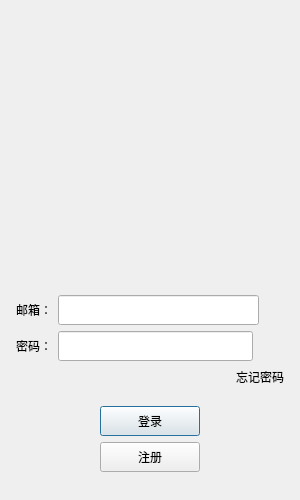
<?xml version="1.0" encoding="UTF-8"?>
<ui version="4.0">
 <class>LoginDialog</class>
 <widget class="QDialog" name="LoginDialog">
  <property name="geometry">
   <rect>
    <x>0</x>
    <y>0</y>
    <width>300</width>
    <height>500</height>
   </rect>
  </property>
  <property name="minimumSize">
   <size>
    <width>300</width>
    <height>500</height>
   </size>
  </property>
  <property name="maximumSize">
   <size>
    <width>300</width>
    <height>500</height>
   </size>
  </property>
  <property name="windowTitle">
   <string>Dialog</string>
  </property>
  <layout class="QVBoxLayout" name="verticalLayout_3">
   <item>
    <layout class="QVBoxLayout" name="verticalLayout_2">
     <property name="leftMargin">
      <number>5</number>
     </property>
     <property name="topMargin">
      <number>5</number>
     </property>
     <property name="rightMargin">
      <number>5</number>
     </property>
     <property name="bottomMargin">
      <number>5</number>
     </property>
     <item>
      <widget class="QLabel" name="err_tip">
       <property name="minimumSize">
        <size>
         <width>0</width>
         <height>25</height>
        </size>
       </property>
       <property name="maximumSize">
        <size>
         <width>16777215</width>
         <height>25</height>
        </size>
       </property>
       <property name="text">
        <string/>
       </property>
       <property name="alignment">
        <set>Qt::AlignCenter</set>
       </property>
      </widget>
     </item>
     <item>
      <widget class="QWidget" name="head_widget" native="true">
       <property name="minimumSize">
        <size>
         <width>200</width>
         <height>230</height>
        </size>
       </property>
       <layout class="QGridLayout" name="gridLayout">
        <item row="1" column="0">
         <widget class="QLabel" name="head_label">
          <property name="minimumSize">
           <size>
            <width>200</width>
            <height>200</height>
           </size>
          </property>
          <property name="maximumSize">
           <size>
            <width>200</width>
            <height>200</height>
           </size>
          </property>
          <property name="text">
           <string/>
          </property>
         </widget>
        </item>
       </layout>
      </widget>
     </item>
     <item>
      <spacer name="verticalSpacer_3">
       <property name="orientation">
        <enum>Qt::Vertical</enum>
       </property>
       <property name="sizeHint" stdset="0">
        <size>
         <width>20</width>
         <height>40</height>
        </size>
       </property>
      </spacer>
     </item>
     <item>
      <layout class="QHBoxLayout" name="horizontalLayout_2">
       <item>
        <widget class="QLabel" name="email_lb">
         <property name="minimumSize">
          <size>
           <width>0</width>
           <height>25</height>
          </size>
         </property>
         <property name="maximumSize">
          <size>
           <width>16777215</width>
           <height>25</height>
          </size>
         </property>
         <property name="text">
          <string>邮箱：</string>
         </property>
        </widget>
       </item>
       <item>
        <widget class="QLineEdit" name="email_edit">
         <property name="minimumSize">
          <size>
           <width>0</width>
           <height>30</height>
          </size>
         </property>
         <property name="maximumSize">
          <size>
           <width>16777215</width>
           <height>30</height>
          </size>
         </property>
        </widget>
       </item>
       <item>
        <spacer name="horizontalSpacer_6">
         <property name="orientation">
          <enum>Qt::Horizontal</enum>
         </property>
         <property name="sizeType">
          <enum>QSizePolicy::Fixed</enum>
         </property>
         <property name="sizeHint" stdset="0">
          <size>
           <width>25</width>
           <height>20</height>
          </size>
         </property>
        </spacer>
       </item>
      </layout>
     </item>
     <item>
      <layout class="QHBoxLayout" name="horizontalLayout_3">
       <item>
        <widget class="QLabel" name="pass_label">
         <property name="minimumSize">
          <size>
           <width>0</width>
           <height>25</height>
          </size>
         </property>
         <property name="maximumSize">
          <size>
           <width>16777215</width>
           <height>25</height>
          </size>
         </property>
         <property name="text">
          <string>密码：</string>
         </property>
        </widget>
       </item>
       <item>
        <widget class="QLineEdit" name="pass_edit">
         <property name="minimumSize">
          <size>
           <width>0</width>
           <height>30</height>
          </size>
         </property>
         <property name="maximumSize">
          <size>
           <width>16777215</width>
           <height>30</height>
          </size>
         </property>
        </widget>
       </item>
       <item>
        <widget class="ClickedLabel" name="pass_visible">
         <property name="minimumSize">
          <size>
           <width>25</width>
           <height>25</height>
          </size>
         </property>
         <property name="maximumSize">
          <size>
           <width>25</width>
           <height>25</height>
          </size>
         </property>
         <property name="text">
          <string/>
         </property>
        </widget>
       </item>
      </layout>
     </item>
     <item>
      <layout class="QHBoxLayout" name="horizontalLayout_4">
       <item>
        <spacer name="horizontalSpacer">
         <property name="orientation">
          <enum>Qt::Horizontal</enum>
         </property>
         <property name="sizeHint" stdset="0">
          <size>
           <width>40</width>
           <height>20</height>
          </size>
         </property>
        </spacer>
       </item>
       <item>
        <widget class="ClickedLabel" name="forget_label">
         <property name="text">
          <string>忘记密码</string>
         </property>
        </widget>
       </item>
      </layout>
     </item>
     <item>
      <spacer name="verticalSpacer_2">
       <property name="orientation">
        <enum>Qt::Vertical</enum>
       </property>
       <property name="sizeHint" stdset="0">
        <size>
         <width>20</width>
         <height>40</height>
        </size>
       </property>
      </spacer>
     </item>
     <item>
      <layout class="QHBoxLayout" name="horizontalLayout_5">
       <item>
        <spacer name="horizontalSpacer_2">
         <property name="orientation">
          <enum>Qt::Horizontal</enum>
         </property>
         <property name="sizeHint" stdset="0">
          <size>
           <width>40</width>
           <height>20</height>
          </size>
         </property>
        </spacer>
       </item>
       <item>
        <widget class="QPushButton" name="login_btn">
         <property name="minimumSize">
          <size>
           <width>100</width>
           <height>30</height>
          </size>
         </property>
         <property name="text">
          <string>登录</string>
         </property>
        </widget>
       </item>
       <item>
        <spacer name="horizontalSpacer_3">
         <property name="orientation">
          <enum>Qt::Horizontal</enum>
         </property>
         <property name="sizeHint" stdset="0">
          <size>
           <width>40</width>
           <height>20</height>
          </size>
         </property>
        </spacer>
       </item>
      </layout>
     </item>
     <item>
      <layout class="QHBoxLayout" name="horizontalLayout_6">
       <item>
        <spacer name="horizontalSpacer_4">
         <property name="orientation">
          <enum>Qt::Horizontal</enum>
         </property>
         <property name="sizeHint" stdset="0">
          <size>
           <width>40</width>
           <height>20</height>
          </size>
         </property>
        </spacer>
       </item>
       <item>
        <widget class="QPushButton" name="reg_btn">
         <property name="minimumSize">
          <size>
           <width>100</width>
           <height>30</height>
          </size>
         </property>
         <property name="text">
          <string>注册</string>
         </property>
        </widget>
       </item>
       <item>
        <spacer name="horizontalSpacer_5">
         <property name="orientation">
          <enum>Qt::Horizontal</enum>
         </property>
         <property name="sizeHint" stdset="0">
          <size>
           <width>40</width>
           <height>20</height>
          </size>
         </property>
        </spacer>
       </item>
      </layout>
     </item>
     <item>
      <spacer name="verticalSpacer">
       <property name="orientation">
        <enum>Qt::Vertical</enum>
       </property>
       <property name="sizeHint" stdset="0">
        <size>
         <width>20</width>
         <height>40</height>
        </size>
       </property>
      </spacer>
     </item>
    </layout>
   </item>
  </layout>
 </widget>
 <customwidgets>
  <customwidget>
   <class>ClickedLabel</class>
   <extends>QLabel</extends>
   <header>clickedlabel.h</header>
  </customwidget>
 </customwidgets>
 <resources/>
 <connections/>
</ui>
